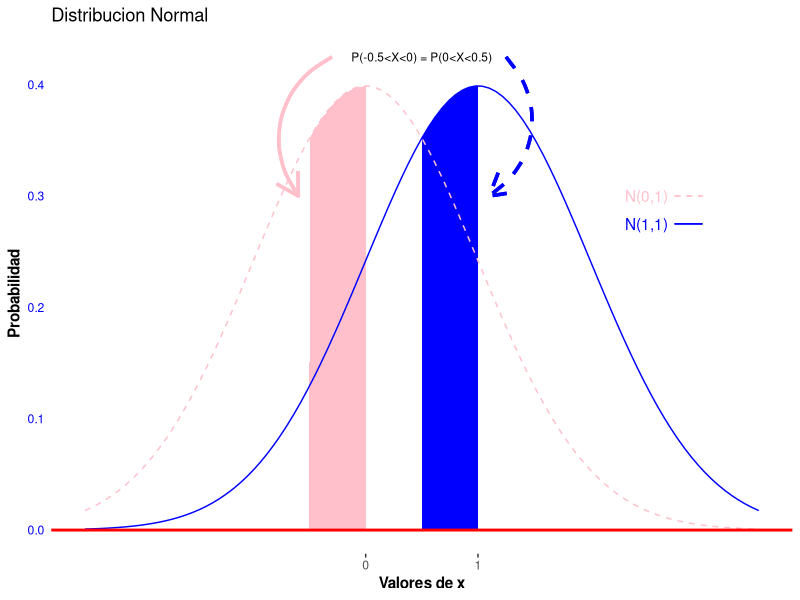

The R script that drew this image:
## ---- chunk 1
knitr::opts_chunk$set(echo = TRUE, message = FALSE, warning = FALSE)
library(ggplot2)
## ---- chunk 2
ggplot(data.frame(x = c(-2.5, 3.5)), aes(x = x)) +
  geom_area(data = data.frame(x = seq(0.5, 1,by=0.1)),
            aes(x = x, y = dnorm(x, mean = 1, sd = 1)),
            fill = "blue") +
  stat_function(fun = dnorm, args = list(mean = 0, sd = 1), color = "pink", lty="dashed") +
  geom_area(data = data.frame(x = seq(-0.5, 0, by=0.1)),
            aes(x = x, y = dnorm(x, mean = 0, sd = 1)),
            fill = "pink") +
  stat_function(fun = dnorm, args = list(mean = 1, sd = 1), color = "blue") +
  labs(title = "Distribucion Normal") +
  xlab("Valores de x") +
  ylab("Probabilidad") +
  theme(panel.border = element_blank(),
        panel.background = element_blank(),
        axis.title = element_text(face = "bold"),
        axis.text.y = element_text(color = "blue"),
        axis.ticks.y = element_blank()) +
  scale_x_continuous(breaks = c(0, 1)) +
  geom_hline(yintercept = 0,
             color = "red", lwd = 1, linetype = 1)+
  annotate("text", x=2.5, y = 0.3,
           label = "N(0,1)", color = "pink")+
  annotate("text", x=2.5, y=0.275,
           label = "N(1,1)", color ="blue")+
  geom_segment(x=2.75, xend=3, y=0.3, yend=0.3,
               color="pink", lty="dashed")+
  geom_segment(x=2.75, xend=3, y=0.275, yend=0.275,
               color="blue")+
  annotate("text",x=0.5, y=0.425, label = "P(-0.5<X<0) = P(0<X<0.5)", size=3)+
  geom_curve(x=-0.3, xend =-0.6, y = 0.425, yend=0.3,
             colour = "pink",size = 1.2, arrow = arrow(), curvature = 0.5)+
  geom_curve(x=1.25, xend =1.1, y = 0.425, yend=0.3,
             colour = "blue",size = 1.2, arrow = arrow(), curvature = -0.5, lty="dashed", lwy=2)

